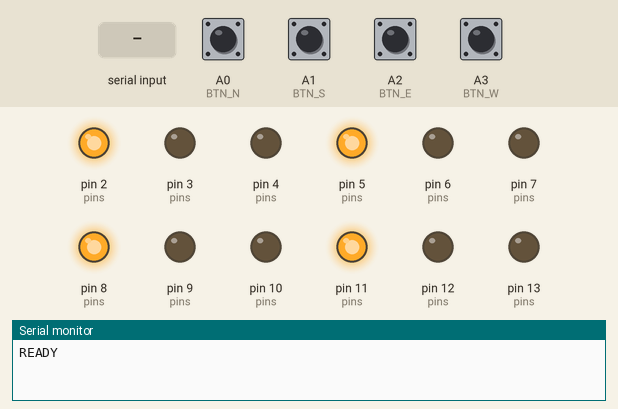
Recording of a sketch running on a simulated Arduino Uno, built with avr-gcc and run on an emulated ATmega328P. Parts: output pins drawn as LEDs (lit = HIGH), the last lines printed to the serial monitor. The inputs (shaded band) are chosen by the test bench; at power-on: A0 (BTN_N), A1 (BTN_S), A2 (BTN_E), A3 (BTN_W) HIGH.

Above: at 1.2 s.
1.3 s: "NS:YELLOW\n" received over Serial
At 2.3 s:
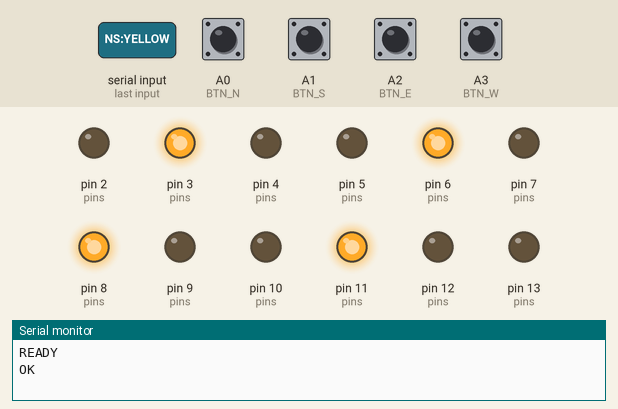
2.8 s: "NS:GREEN\n" received over Serial
At 3.4 s:
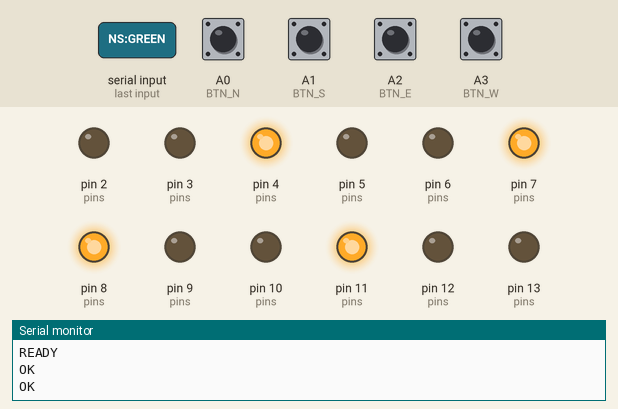
4.3 s: "EW:YELLOW\n" received over Serial
At 4.6 s:
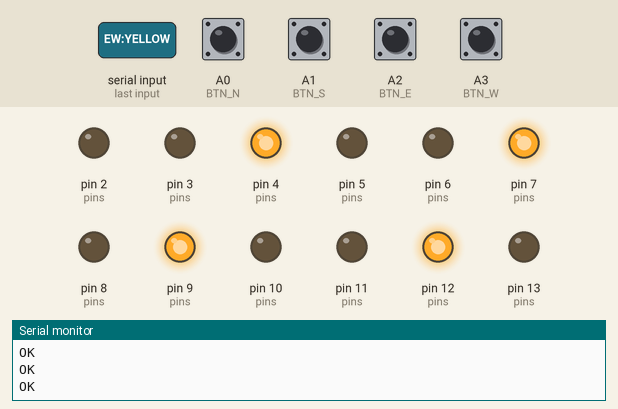
5.8 s: "NS:RED\n" received over Serial
At 6.8 s:
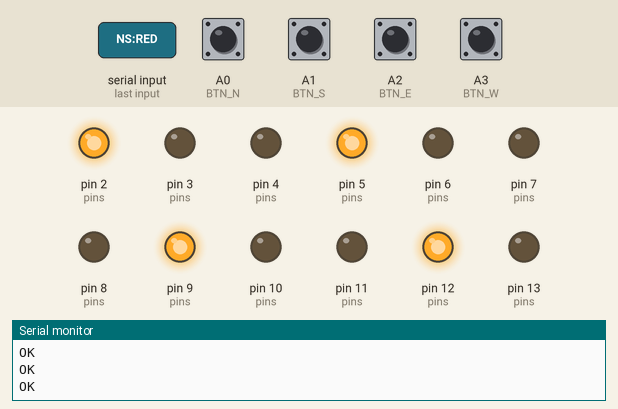
7.3 s: "EW:GREEN\n" received over Serial
At 8.1 s:
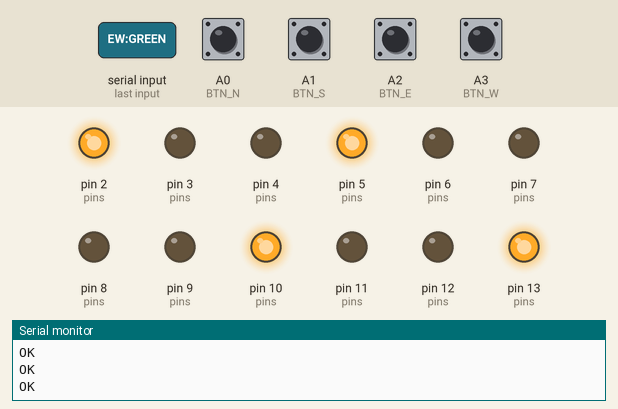
Timing chart, 0 to 10.3 s (numbered marks = the images above; inputs shaded):
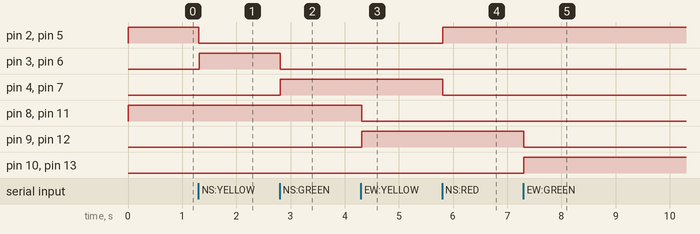

Measured:
- after the input at 1.3 s, pin 2 (pins), pin 5 (pins): HIGH → LOW at once; pin 3 (pins), pin 6 (pins): LOW → HIGH at once
- after the input at 2.8 s, pin 3 (pins), pin 6 (pins): HIGH → LOW at once; pin 4 (pins), pin 7 (pins): LOW → HIGH at once
- after the input at 4.3 s, pin 8 (pins), pin 11 (pins): HIGH → LOW at once; pin 9 (pins), pin 12 (pins): LOW → HIGH at once
- after the input at 5.8 s, pin 2 (pins), pin 5 (pins): LOW → HIGH at once; pin 4 (pins), pin 7 (pins): HIGH → LOW at once
- after the input at 7.3 s, pin 9 (pins), pin 12 (pins): HIGH → LOW at once; pin 10 (pins), pin 13 (pins): LOW → HIGH at once

The sketch:

traffic_light.ino
```cpp
/*
  4-Way AI Traffic Light Controller — with Pedestrian Buttons
  =============================================================
  Traffic lights unchanged: pins 2-13
    North: 2=RED  3=YELLOW  4=GREEN
    South: 5=RED  6=YELLOW  7=GREEN
    East:  8=RED  9=YELLOW  10=GREEN
    West:  11=RED 12=YELLOW 13=GREEN

  Pedestrian buttons: analog pins used as digital inputs
    A0 = North pedestrian button
    A1 = South pedestrian button
    A2 = East  pedestrian button
    A3 = West  pedestrian button

  Wiring each button (breadboard):
    One leg → Arduino analog pin (A0/A1/A2/A3)
    Other leg → GND rail → Arduino GND
    No resistor needed — INPUT_PULLUP is enabled in code

  Serial commands received (9600 baud):
    NS:RED  NS:YELLOW  NS:GREEN
    EW:RED  EW:YELLOW  EW:GREEN
    BOTH:RED  PEDESTRIAN

  Serial messages sent automatically when button pressed:
    BTN:N   BTN:S   BTN:E   BTN:W

  Responds "OK" after every command received.
*/

// ── Traffic light pins ────────────────────────────────────────────────────────
const int N_RED = 2,  N_YEL = 3,  N_GRN = 4;
const int S_RED = 5,  S_YEL = 6,  S_GRN = 7;
const int E_RED = 8,  E_YEL = 9,  E_GRN = 10;
const int W_RED = 11, W_YEL = 12, W_GRN = 13;

// ── Button pins ───────────────────────────────────────────────────────────────
const int BTN_N = A0;
const int BTN_S = A1;
const int BTN_E = A2;
const int BTN_W = A3;

// ── Debounce state ────────────────────────────────────────────────────────────
bool lastN = HIGH, lastS = HIGH, lastE = HIGH, lastW = HIGH;
unsigned long debounceN=0, debounceS=0, debounceE=0, debounceW=0;
const unsigned long DEBOUNCE_MS = 50;

String buf = "";

void setup() {
  Serial.begin(9600);

  // Traffic light pins as outputs
  int pins[] = {N_RED,N_YEL,N_GRN, S_RED,S_YEL,S_GRN,
                E_RED,E_YEL,E_GRN, W_RED,W_YEL,W_GRN};
  for (int i = 0; i < 12; i++) {
    pinMode(pins[i], OUTPUT);
    digitalWrite(pins[i], LOW);
  }

  // Button pins: INPUT_PULLUP means not pressed=HIGH, pressed=LOW
  pinMode(BTN_N, INPUT_PULLUP);
  pinMode(BTN_S, INPUT_PULLUP);
  pinMode(BTN_E, INPUT_PULLUP);
  pinMode(BTN_W, INPUT_PULLUP);

  setNS("RED");
  setEW("RED");
  Serial.println("READY");
}

void loop() {
  // Read serial commands from Python
  while (Serial.available()) {
    char c = (char)Serial.read();
    if (c == '\n') {
      buf.trim();
      if (buf.length() > 0) handleCommand(buf);
      buf = "";
    } else { buf += c; }
  }

  // Check pedestrian buttons
  checkBtn(BTN_N, lastN, debounceN, "BTN:N");
  checkBtn(BTN_S, lastS, debounceS, "BTN:S");
  checkBtn(BTN_E, lastE, debounceE, "BTN:E");
  checkBtn(BTN_W, lastW, debounceW, "BTN:W");
}

void checkBtn(int pin, bool &last, unsigned long &t, const char* msg) {
  bool cur = digitalRead(pin);
  if (cur == LOW && last == HIGH) {
    unsigned long now = millis();
    if (now - t > DEBOUNCE_MS) {
      Serial.println(msg);
      t = now;
    }
  }
  last = cur;
}

void handleCommand(String cmd) {
  if      (cmd == "NS:RED")    { setNS("RED");    Serial.println("OK"); }
  else if (cmd == "NS:YELLOW") { setNS("YELLOW"); Serial.println("OK"); }
  else if (cmd == "NS:GREEN")  { setNS("GREEN");  Serial.println("OK"); }
  else if (cmd == "EW:RED")    { setEW("RED");    Serial.println("OK"); }
  else if (cmd == "EW:YELLOW") { setEW("YELLOW"); Serial.println("OK"); }
  else if (cmd == "EW:GREEN")  { setEW("GREEN");  Serial.println("OK"); }
  else if (cmd == "BOTH:RED")  { setNS("RED"); setEW("RED"); Serial.println("OK"); }
  else if (cmd == "PEDESTRIAN"){ setNS("RED"); setEW("RED"); Serial.println("OK"); }
  else { Serial.println("ERR:UNKNOWN"); }
}

// North + South always show same color
void setNS(String s) {
  setLight(N_RED, N_YEL, N_GRN, s);
  setLight(S_RED, S_YEL, S_GRN, s);
}

// East + West always show same color
void setEW(String s) {
  setLight(E_RED, E_YEL, E_GRN, s);
  setLight(W_RED, W_YEL, W_GRN, s);
}

void setLight(int r, int y, int g, String s) {
  digitalWrite(r, LOW); digitalWrite(y, LOW); digitalWrite(g, LOW);
  if      (s == "RED")    digitalWrite(r, HIGH);
  else if (s == "YELLOW") digitalWrite(y, HIGH);
  else if (s == "GREEN")  digitalWrite(g, HIGH);
}
```
